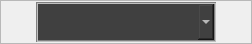
<?xml version="1.0" encoding="UTF-8"?>
<ui version="4.0">
 <class>qualityStandardComboBox</class>
 <widget class="QWidget" name="qualityStandardComboBox">
  <property name="geometry">
   <rect>
    <x>0</x>
    <y>0</y>
    <width>252</width>
    <height>44</height>
   </rect>
  </property>
  <property name="windowTitle">
   <string>qualityStandardComboBox</string>
  </property>
  <layout class="QGridLayout" name="gridLayout_2">
   <property name="leftMargin">
    <number>0</number>
   </property>
   <property name="topMargin">
    <number>0</number>
   </property>
   <property name="rightMargin">
    <number>0</number>
   </property>
   <property name="bottomMargin">
    <number>0</number>
   </property>
   <property name="spacing">
    <number>0</number>
   </property>
   <item row="0" column="0">
    <widget class="QFrame" name="frame">
     <property name="frameShape">
      <enum>QFrame::StyledPanel</enum>
     </property>
     <property name="frameShadow">
      <enum>QFrame::Raised</enum>
     </property>
     <layout class="QGridLayout" name="gridLayout">
      <property name="leftMargin">
       <number>0</number>
      </property>
      <property name="topMargin">
       <number>0</number>
      </property>
      <property name="rightMargin">
       <number>0</number>
      </property>
      <property name="bottomMargin">
       <number>0</number>
      </property>
      <property name="spacing">
       <number>0</number>
      </property>
      <item row="0" column="0">
       <layout class="QHBoxLayout" name="horizontalLayout">
        <item>
         <spacer name="horizontalSpacer">
          <property name="orientation">
           <enum>Qt::Horizontal</enum>
          </property>
          <property name="sizeHint" stdset="0">
           <size>
            <width>40</width>
            <height>20</height>
           </size>
          </property>
         </spacer>
        </item>
        <item>
         <widget class="QComboBox" name="comboBox_item">
          <property name="minimumSize">
           <size>
            <width>180</width>
            <height>40</height>
           </size>
          </property>
          <property name="styleSheet">
           <string notr="true">background-color: rgb(64, 64, 64);
color: rgb(255, 255, 255);
border: 2px groove gray;</string>
          </property>
         </widget>
        </item>
        <item>
         <spacer name="horizontalSpacer_2">
          <property name="orientation">
           <enum>Qt::Horizontal</enum>
          </property>
          <property name="sizeHint" stdset="0">
           <size>
            <width>40</width>
            <height>20</height>
           </size>
          </property>
         </spacer>
        </item>
       </layout>
      </item>
     </layout>
    </widget>
   </item>
  </layout>
 </widget>
 <layoutdefault spacing="6" margin="11"/>
 <resources/>
 <connections/>
</ui>
